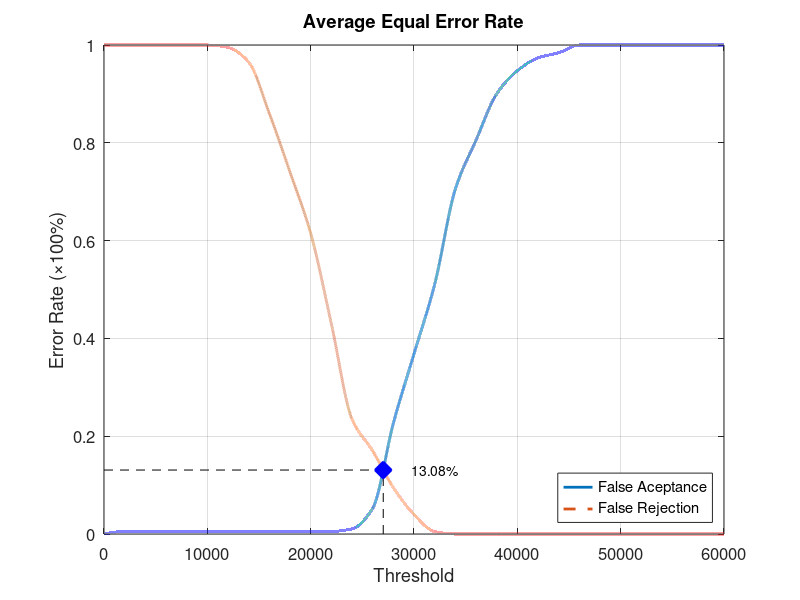
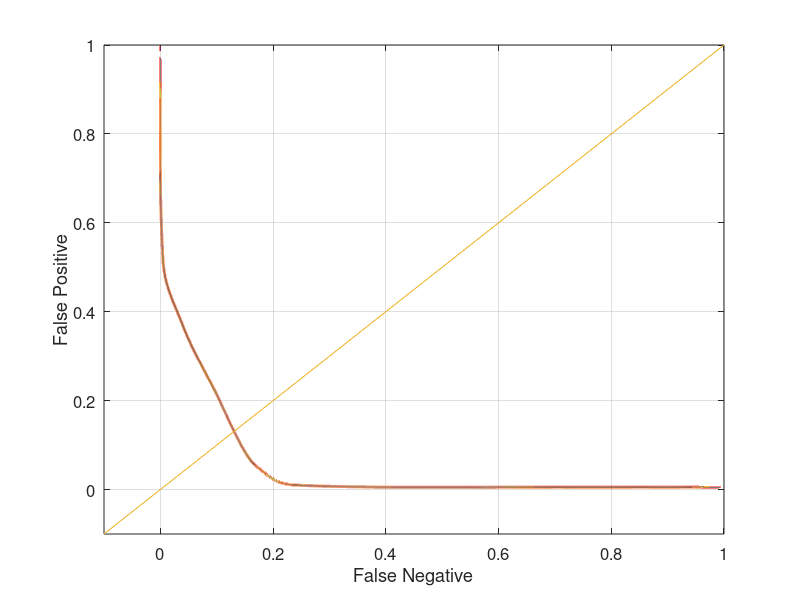

MATLAB code to generate these figures, in order:
function yEER = Database1_2
close all;
clear;
clc;
x = 0:2000:60000;
xq = 0:0.5:60000;

y0 = [0 0.00526316 0.00526316 0.00526316 0.00526316 0.00526316 0.00526316 0.00526316 0.00526316 0.00526316 0.00526316 0.00526316 0.0105263 0.0526316 0.226316 0.368421 0.510526 0.705263 0.805263 0.9 0.947368 0.973684 0.984211 1 1 1 1 1 1 1 1];
yy0 = interp1(x, y0, xq, 'pchip');
y1 = [1 1 1 1 1 1 0.995 0.965 0.86 0.74 0.615 0.43 0.235 0.17 0.095 0.04 0.005 0 0 0 0 0 0 0 0 0 0 0 0 0 0];
yy1 = interp1(x, y1, xq, 'pchip');

% Calculating EER: 
y2 = abs(y0 - y1);
find(y2 == min(y2))
yy2 = abs(yy0 - yy1);
xEER = find(yy2 == min(yy2));
xEERIndex = xq(xEER) % X-axis EER
yEER = yy0(xEER) % Y-axis EER

main = figure
plot(xq, yy0,'-','LineWidth', 2);	hold on
plot(xq, yy1,'--','LineWidth', 2);	hold on
plot([xEERIndex xEERIndex], [0 yEER], 'k--');	hold on
plot([0 xEERIndex], [yEER yEER], 'k--');	hold on
plot(xEERIndex, yEER, 'bx', 'LineWidth', 10);	hold on
text(xEERIndex + 10 * xEERIndex / 100, yEER, [num2str(round((10000 * yEER)) / 100) '%'])
legend('False Aceptance', 'False Rejection', 'Location', 'SouthEast')
xlabel('Threshold')
ylabel('Error Rate (\times100%)')
title('Average Equal Error Rate')
set(gca, 'FontSize', 12)
axis([0 60000 0 1])
grid on

print(main, 'Database1_2Main', '-dpng');
FNRxFPR = figure('Color', [1 1 1]);
plot(yy1, yy0, '-', yy1, yy0, 'LineWidth', 2);
hold on
y = -0.1:0.1:1
plot(y, y); 
set(gca, 'FontSize', 12)
xlabel('False Negative')
ylabel('False Positive')
axis([-0.1 1 -0.1 1])
set(gca, 'FontSize', 12)
grid on

print(FNRxFPR, 'Database1_2FNRxFPR','-dpng');
end
